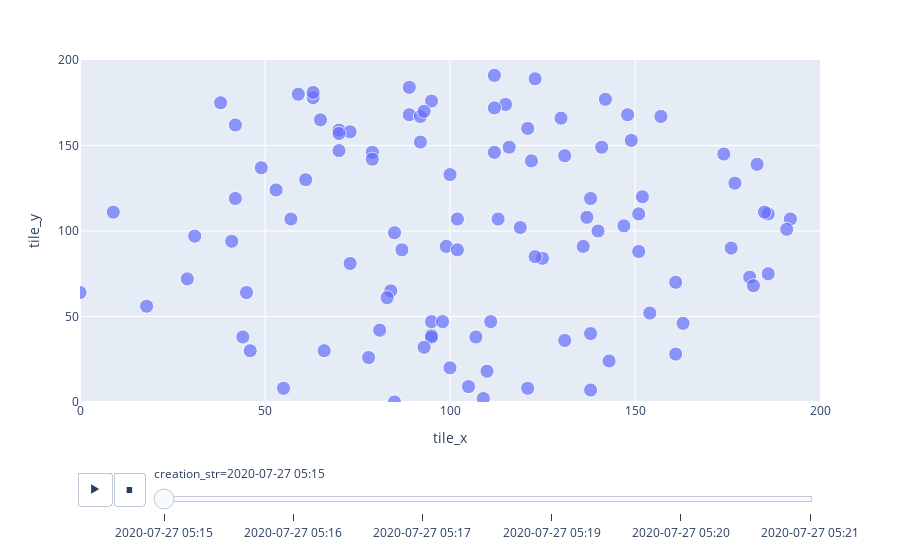

Source (notebook cell):
### Code cell
import plotly.express as px

all_infected_tiles['infected_px'] = all_infected_tiles.infected*1

px.scatter(all_infected_tiles, x="tile_x", y="tile_y", animation_frame="creation_str",
           size="infected_px", hover_name="infected",
            size_max=10, range_x=[0,200], range_y=[0,200])

### Figure 1 — Plotly figure (JSON) as saved in the notebook; plotly's stock layout.template omitted (floating-point values rounded to 4 significant figures)
{"data": [{"hovertemplate": "<b>%{hovertext}</b><br><br>creation_str=2020-07-27 05:15<br>tile_x=%{x}<br>tile_y=%{y}<br>infected_px=%{marker.size}<extra></extra>", "hovertext": [1, 1, 1, 1, 1, 1, 1, 1, 1, 1, 1, 1, 1, 1, 1, 1, 1, 1, 1, 1, 1, 1, 1, 1, 1, 1, 1, 1, 1, 1, 1, 1, 1, 1, 1, 1, 1, 1, 1, 1, 1, 1, 1, 1, 1, 1, 1, 1, 1, 1, 1, 1, 1, 1, 1, 1, 1, 1, 1, 1, 1, 1, 1, 1, 1, 1, 1, 1, 1, 1, 1, 1, 1, 1, 1, 1, 1, 1, 1, 1, 1, 1, 1, 1, 1, 1, 1, 1, 1, 1, 1, 1, 1, 1, 1, 1, 1, 1, 1, 1, 1, 1, 1, 1], "legendgroup": "", "marker": {"color": "#636efa", "size": [1, 1, 1, 1, 1, 1, 1, 1, 1, 1, 1, 1, 1, 1, 1, 1, 1, 1, 1, 1, 1, 1, 1, 1, 1, 1, 1, 1, 1, 1, 1, 1, 1, 1, 1, 1, 1, 1, 1, 1, 1, 1, 1, 1, 1, 1, 1, 1, 1, 1, 1, 1, 1, 1, 1, 1, 1, 1, 1, 1, 1, 1, 1, 1, 1, 1, 1, 1, 1, 1, 1, 1, 1, 1, 1, 1, 1, 1, 1, 1, 1, 1, 1, 1, 1, 1, 1, 1, 1, 1, 1, 1, 1, 1, 1, 1, 1, 1, 1, 1, 1, 1, 1, 1], "sizemode": "area", "sizeref": 0.01, "symbol": "circle"}, "mode": "markers", "name": "", "orientation": "v", "showlegend": false, "type": "scatter", "x": [100, 121, 161, 18, 85, 157, 112, 70, 85, 161, 84, 181, 31, 46, 186, 115, 140, 42, 95, 73, 163, 192, 121, 110, 59, 61, 53, 125, 29, 141, 149, 89, 112, 154, 186, 131, 63, 95, 49, 63, 79, 112, 42, 9, 41, 152, 123, 136, 147, 148, 95, 151, 78, 131, 89, 122, 174, 73, 95, 44, 93, 182, 83, 109, 70, 81, 65, 111, 87, 177, 119, 151, 191, 55, 45, 38, 143, 176, 92, 183, 130, 138, 70, 92, 185, 99, 116, 138, 0, 100, 123, 107, 137, 138, 66, 113, 105, 98, 93, 102, 57, 142, 102, 79], "xaxis": "x", "y": [133, 160, 70, 56, 0, 167, 191, 159, 99, 28, 65, 73, 97, 30, 75, 174, 100, 119, 176, 158, 46, 107, 8, 18, 180, 130, 124, 84, 72, 149, 153, 168, 172, 52, 110, 144, 178, 39, 137, 181, 146, 146, 162, 111, 94, 120, 189, 91, 103, 168, 47, 88, 26, 36, 184, 141, 145, 81, 38, 38, 32, 68, 61, 2, 147, 42, 165, 47, 89, 128, 102, 110, 101, 8, 64, 175, 24, 90, 152, 139, 166, 7, 157, 167, 111, 91, 149, 40, 64, 20, 85, 38, 108, 119, 30, 107, 9, 47, 170, 89, 107, 177, 107, 142], "yaxis": "y"}], "layout": {"legend": {"itemsizing": "constant", "tracegroupgap": 0}, "margin": {"t": 60}, "sliders": [{"active": 0, "currentvalue": {"prefix": "creation_str="}, "len": 0.9, "pad": {"b": 10, "t": 60}, "steps": [{"args": [["2020-07-27 05:15"], {"frame": {"duration": 0, "redraw": false}, "fromcurrent": true, "mode": "immediate", "transition": {"duration": 0, "easing": "linear"}}], "label": "2020-07-27 05:15", "method": "animate"}, {"args": [["2020-07-27 05:16"], {"frame": {"duration": 0, "redraw": false}, "fromcurrent": true, "mode": "immediate", "transition": {"duration": 0, "easing": "linear"}}], "label": "2020-07-27 05:16", "method": "animate"}, {"args": [["2020-07-27 05:17"], {"frame": {"duration": 0, "redraw": false}, "fromcurrent": true, "mode": "immediate", "transition": {"duration": 0, "easing": "linear"}}], "label": "2020-07-27 05:17", "method": "animate"}, {"args": [["2020-07-27 05:19"], {"frame": {"duration": 0, "redraw": false}, "fromcurrent": true, "mode": "immediate", "transition": {"duration": 0, "easing": "linear"}}], "label": "2020-07-27 05:19", "method": "animate"}, {"args": [["2020-07-27 05:20"], {"frame": {"duration": 0, "redraw": false}, "fromcurrent": true, "mode": "immediate", "transition": {"duration": 0, "easing": "linear"}}], "label": "2020-07-27 05:20", "method": "animate"}, {"args": [["2020-07-27 05:21"], {"frame": {"duration": 0, "redraw": false}, "fromcurrent": true, "mode": "immediate", "transition": {"duration": 0, "easing": "linear"}}], "label": "2020-07-27 05:21", "method": "animate"}], "x": 0.1, "xanchor": "left", "y": 0, "yanchor": "top"}], "updatemenus": [{"buttons": [{"args": [null, {"frame": {"duration": 500, "redraw": false}, "fromcurrent": true, "mode": "immediate", "transition": {"duration": 500, "easing": "linear"}}], "label": "&#9654;", "method": "animate"}, {"args": [[null], {"frame": {"duration": 0, "redraw": false}, "fromcurrent": true, "mode": "immediate", "transition": {"duration": 0, "easing": "linear"}}], "label": "&#9724;", "method": "animate"}], "direction": "left", "pad": {"r": 10, "t": 70}, "showactive": false, "type": "buttons", "x": 0.1, "xanchor": "right", "y": 0, "yanchor": "top"}], "xaxis": {"anchor": "y", "domain": [0, 1], "range": [0, 200], "title": {"text": "tile_x"}}, "yaxis": {"anchor": "x", "domain": [0, 1], "range": [0, 200], "title": {"text": "tile_y"}}}}
